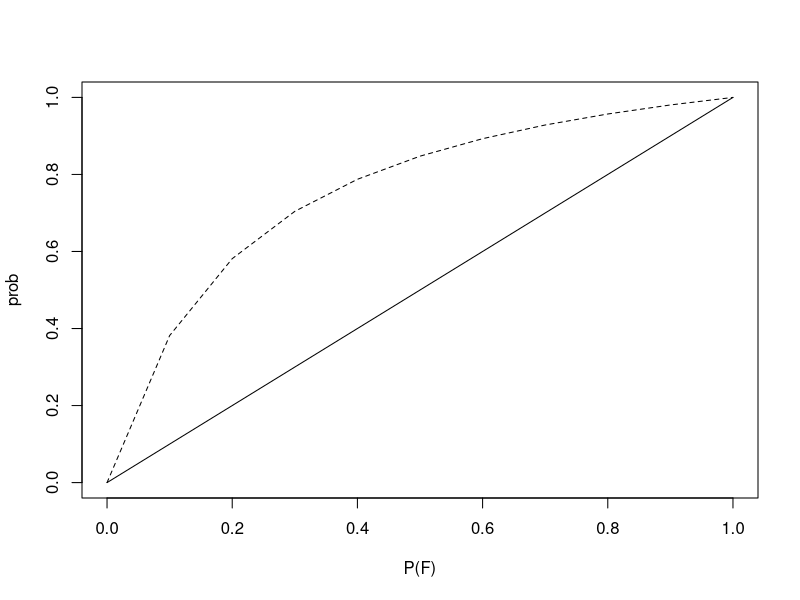
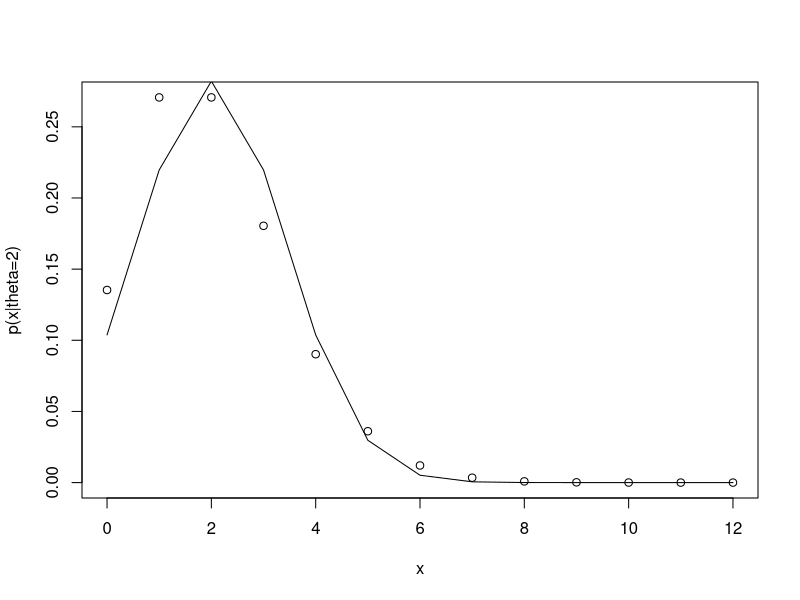
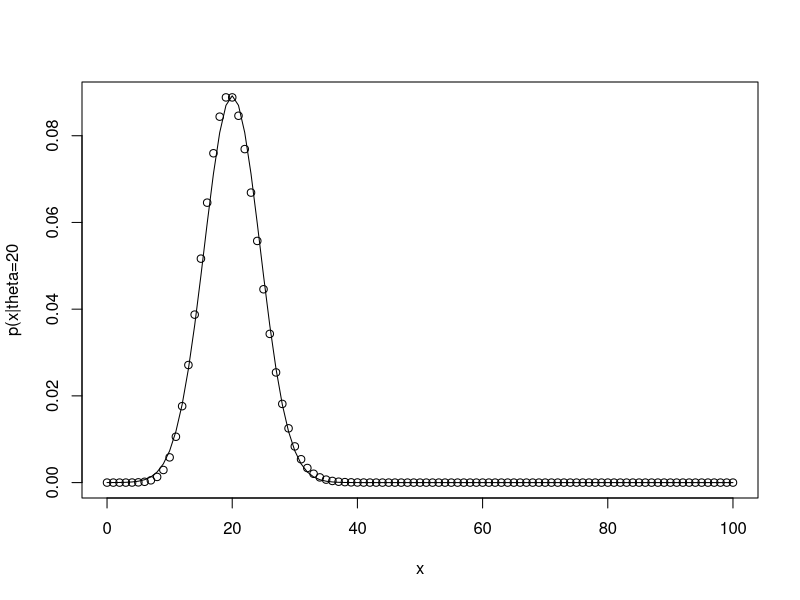
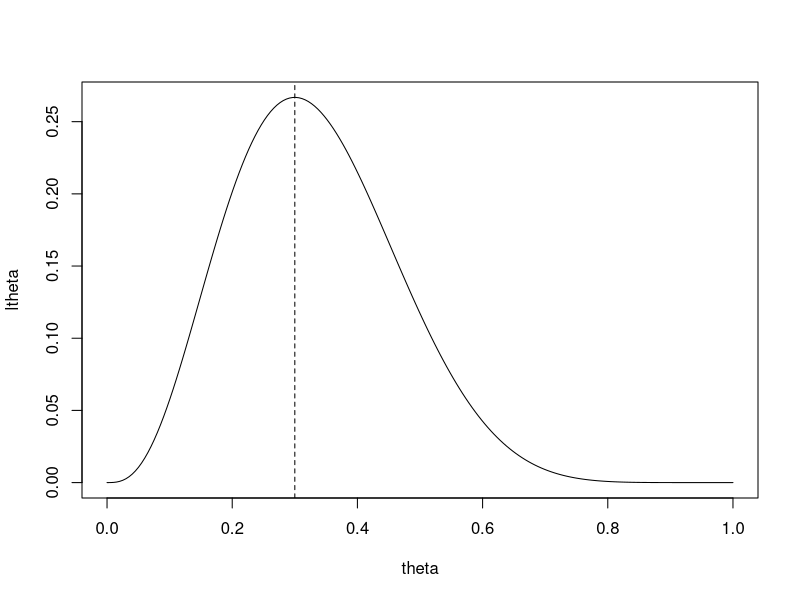
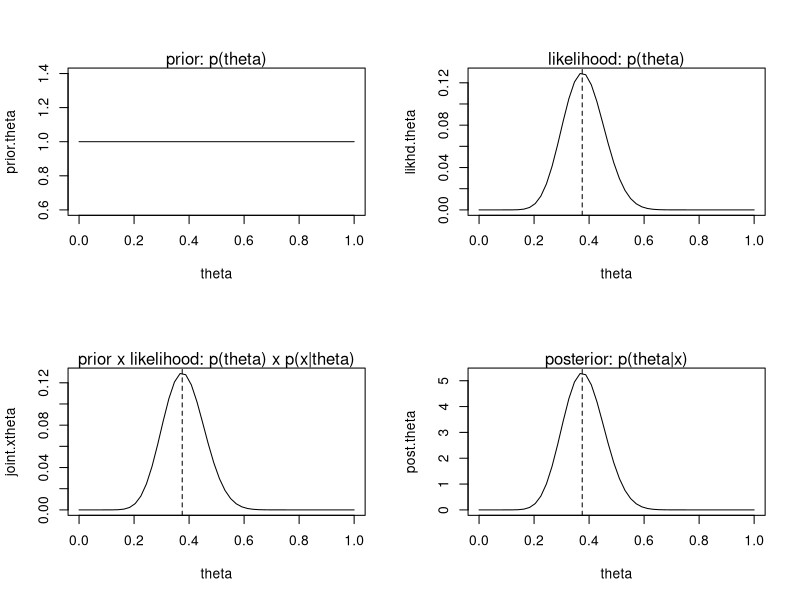
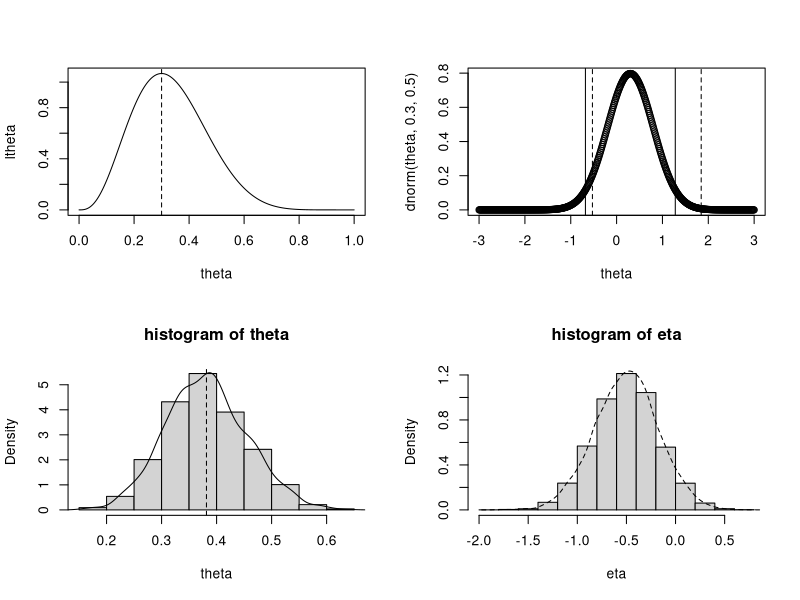
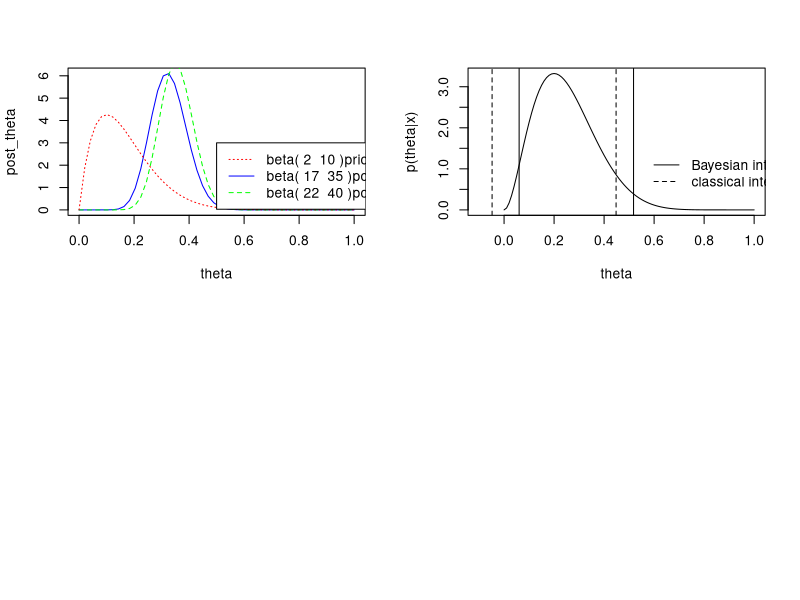

R code for these plots, in order:
# p.27
aa<-function(pf) {50*pf/(41*pf+9)}
x<-c(0:10)*0.1
x
prob<-aa(x)
plot(x,x,type = "l",xlab = "P(F)",ylab = "prob")
lines(x,prob,lty=2)

# p.31
post.prob<-function(s,prior){
  if(s==1){
    post<-0.95*prior/(0.95*prior+0.7*(1-prior)) # 사후확률1 
    # 기계가 이상 없을 때, 부품이 정상일 경우 0.95 , 기계가 이상할 떄 정상일 경우 0.7
  }
  else
    post<-0.05*prior/(0.05*prior+0.3*(1-prior)) #사후확률2 
    # 기계가 이상 없을 때, 부품이 비정상일 경우, 기계가 이상할때 비정상일 경우 0.3
} # 사전 사후 확률을 계속 곱해주는 함수 

prior<-c(1:13)
post<-c(1:12)
data<-c(1,0,1,1,1,1,1,1,1,0,1,0)
prob<-matrix(0,12,2)
prior[1]<-0.9
for(i in 1:12){
  post[i]<-post.prob(data[i],prior[i])
  prob[i,]<-c(prior[i],post[i])
  prior[i+1]<-post[i]
} #posterior 의 길이 만큼 반복해 줌 
prob

# 연습문제1 : 어느 도시에 거주하는 주민들 중 약 2%가 색맹이라고 하자. 
#  만약 색맹을 검사가 이때 옳게 판정할 확률(true positive), 아닌데 옳게 판정할 확률 0.001(false positive,1종오류)
#  이때의 수식은?
postProbEye<-function(e,prior){
  if(e==0.02){
    post<-0.98*prior/(0.98*prior+0.001*(1-prior)) # 사후확률1 
    # 무작위 주민이 색맹인 경우 0.02*0.98 , false positive - 0.98*0.001
  }
  else
    post<-0.02*prior/(0.02*prior+0.999*(1-prior)) #사후확률2 
  # 무작이 주민이 색맹인데 검사x(2종오류), 아닌데 검사x(false negative) 
} # 사전 사후 확률을 계속 곱해주는 함수 

prior<-c(1:2)
post<-c(1:1)
data<-c(0.02,0.02)
prob<-matrix(0,2,2)
prior[1]<-0.02
for(i in 1:2){
  post[i]<-post.prob(data[i],prior[i])
  prob[i,]<-c(prior[i],post[i])
  prior[i+1]<-post[i]
} #posterior 의 길이 만큼 반복해 줌 
prob # 1,2번째 다 양성일 경우
# 1번 환자는 사전확률 0.02 사후확률 0.03으로 사후확률이 1.5배 크다(odds ratio)
# 2번 환자는 사전확률 0.03 사후확률 0.0005로 앞사람에 비해 오진가능성이 커서 사후확률이 적다

# 연슴문제2 ,p.32
# P(A|D) = P(D|A)*P(A) /[ P(D|A)*P(A) + P(D|!A=B)*P(!A=B) ] 
Pad = (4/10)*(2/3) / ( (4/10)*(2/3) + (7/10)*(1/3)); Pad
#  P(B|D) = P(D|B)*P(B) /[ P(D|A)*P(A) + P(D|B*P(B) ] 
Pbd = (7/10)*(1/3) / ( (4/10)*(2/3) + (7/10)*(1/3)); Pbd
Pad+Pbd

########## 3장 확률분포 ########

library("ggplot2")
par(mflow=c(1,2))
x<-c(0:12)
plot(x,dpois(x,2),xlab = "x",ylab = "p(x|theta=2)")
lines(x,dnorm(x,2,sqrt(2)),lty=1)
x<-c(0:100)
plot(x,dpois(x,20),xlab = "x",ylab = "p(x|theta=20")
lines(x,dnorm(x,20,sqrt(20)),lty=1)

#베르누이 시행의 우도함수 10번 중 p가 3일 때
theta=seq(0,1,length = 200)
ltheta=120*theta^3*(1-theta)^7
plot(theta,ltheta,type = "l")
abline(v=0.3,lty=2)

#이때 x고정일때 최대를 만들어주는 theta가 MLE

#########################################################
# 고전적 통계추론의 문제점
# 고전적 추론은 가상적인 반복시험을 반복하기 때문에 실제와는 다르다

theta=seq(0.1,0.9,0.1)
x=5;n=20
joint=theta**x*(1-theta)**(n-x)
s.joint=sum(joint)
post=joint/s.joint
post

# 이항분포에서의 베이지안 추론
# theta ~beta(a,b)
a=1; b=1
# X ~ B(n,theta)
n=40; x=15

theta = seq(0,1,length.out = 50)
prior.theta = dbeta(theta,a,b) #prior
likhd.theta = dbinom(x,n,theta)
joint.xtheta = prior.theta * likhd.theta
post.theta = dbeta(theta,a+x,b+n-x) # 음수가 되면 안그려짐 ,beta(16,26)

# 시각화
par(mfrow=c(2,2))
plot(theta,prior.theta,type = "l")
abline(v=(a-1)/(a-1+b-1),lty=2)
mtext("prior: p(theta)",side=3)

plot(theta,likhd.theta,type = "l")
abline(v=x/n,lty=2)
mtext("likelihood: p(theta)",side = 3)

plot(theta,joint.xtheta,type = "l")
abline(v=(a+x-1)/(a+b+n-2),lty=2)
mtext("prior x likelihood: p(theta) x p(x|theta)",side = 3)


plot(theta,post.theta,type = "l")
abline(v=(a+x-1)/(a+b+n-2),lty=2)
mtext("posterior: p(theta|x)",side = 3)

########## 4장 통계추론 ########

# 우도함수와 우도비
#  - 성공확률이 Θ인 베르누이 시행을 10번 반복할때 Θ의 우도함수는 L(Θ|x)  x가 3일때
theta <-seq(0,1,length=200)
ltheta<-(10*9*8/3*2*1)*theta^3*(1-theta)^7
plot(theta,ltheta,type="l")
abline(v=0.3,lty=2)

# 우도가 클수록 관측치 x로 미루어볼때 Θ의 참 값일 가능성이 큰데, 이를  Maximun Likelyhood Estimation 라고 한다. 
# Θ에 대한 추정치로 2개의  값을 비교할 때  우도함수의 비율을  종종 사용하며  이를 우도비 라고 한다.
# 우도비를 사용할때 충분통계량을 알면 유용한데, 모수 Θr가  벡터일 때  가장 차원이  작은 통계랑을 찾는 것이 중요한데 
#  이를 최소 충분통계량이라 한다.

#  -- 기본적인 베이지안 추론의 절차 ---
#    관심모수에 대한 이론,경험 등으로 사전분포를 정한다(잘 정해야함)
#    관측변수 X를 정하고 실험등을 통하여 관측값 x와 x의 조건부확률을 얻는다.
#    사전분포(prior)와 조건부확률을 통해 사후분포(posterior)를 구하고 추론에 사용한다.

#  베이지안 구간추정
#    주어진 신뢰구간에서 Θ 에 대한  사후밀도 값들이  높은 것들을 모으는 것이다.
#     ex) N(Θ,4)  분포로 부터 16개의 표본을  추출한 결과 표본평균은 0.3이었다. 
#          Θ에 대한 사전 분포로 1을  가정하고  사후분포로  유도하면 Θ의 사후분포는 N(0.3,1/4)     이때의  95%  베이지안  신뢰구간
theta<-seq(-3,3,length=500)
plot(theta,dnorm(theta,0.3,0.5),ldy=";")
abline(v=qnorm(c(0.049,0.999),0.3,0.5),lty=2)
abline(v=qnorm(c(0.025,0.975),0.3,0.5),lty=1)  # 더 좋은 신뢰구간 

# 하지만 복잡하기 때문에, 사후분위수를 찾아 대략적인 최대사후구간으로 사용한다.





#### 5. 이항분포에 대한 베이지안 추론#####

# 새로운 교육방법에 학생에게 영향을 줄 확률 세타.
# 이항 몬테카를로 방법 추론 (세타의 사후분포 추정)
theta <- rbeta(2000,x+a,n-x+b) #  ~ Beta(a,b)
hist(theta,prob=TRUE,main="histogram of theta")
lines(density(theta))
mean_theta<-mean(theta)
abline(v=mean_theta,lty=2)
# 상하위 2.5%씩 
quantile(theta,c(.025,.975))  # simulation quantiles
qbeta(c(.025,.975),x+a,n-x+b) # theoretical quantiles  , ~ Beta(a,b)

#simulation-based estimates
mean(theta); var(theta)
#theoretical estimates
(a+x)/(a+b+n); (a+x)*(b+n-x)/( (a+b+n+1)*(a+b+n)^2 )

# odds ratio inference
a=b=1
x=15;n=40
theta=rbeta(10000,a+x,b+n-x)
eta=log(theta/(1-theta))
hist(eta,prob=TRUE,main="histogram of eta")
lines(density(eta),lty=2)
mean_eta=mean(eta)
var_eta=var(eta)


# Beta(2,10)을 사전 분포로, Beta(17,35), Beta(22,40)을 비교해보자
theta <- seq(0,1,length=50)
a<-2; b<-10; x<-15;n<-40; z<-5; m<-10
prior_theta = dbeta(theta,a,b)
post_theta = dbeta(theta,x+a,n-x+b)
post2_theta = dbeta(theta,x+a+z,n-x+b+m-z)
plot(theta,post_theta,type = "l",col="blue")
lines(theta,post2_theta,lty=2,col="green")
lines(theta,prior_theta,lty=3,col="red")
legend(.5,3,legend=c(paste("beta(",a,"",b,")prior"),
                          paste("beta(",a+x,"",b+n-x,")posterior" ),
                          paste("beta(",a+x+z,"",b+n-x+m-z,")posterior")),      
                          lty=c(3,1,2)      ,col=c("red","blue","green")
        )
                          

# 베이지안 신뢰구간
#   세타의 사전분포로 균일 분포를 가정하고 이항관측치로 n=10,x=2 가 얻어졌을때 세타의
#   베이지안 신뢰구간을 구해보자. 이 경우 최대사후구가을 수리적으로 구하기는 어려우므로
#   누적확률 2.5%와 97.5%에 해당하는 구간을 대략적인 최대사후구간이라 하자
a=1;b=1
n=10; x=2
theta=seq(0,1,0.01)
plot(theta,dbeta(theta,a+x,n-x+b),type="l",xlim=c(-0.1,1),ylab="p(theta|x)")
bayes_CI=qbeta(c(0.025,.975),a+x,b+n-x) # beta 분포의 quantile
abline(v=qbeta(c(0.025,0.975),a+x,n-x+b))
p=x/n # uniformed distribution
freq_CI=c(p-1.96*sqrt(p*(1-p)/n),p+1.96*sqrt(p*(1-p)/n) ) 
abline(v=c(p-1.96*sqrt(p*(1-p)/n),p+1.96*sqrt(p*(1-p)/n) ),lty=2 )
legend(.55,1.5,legend = c(paste("Bayesian interval"),
                          paste("classical interval")),
       lty=c(1,2),bty="n")



### 9.사전분포 (prior) ####
# 사전분포가 있어도 모수에 대한 확률분포를 완벽하게 제공하는 경우는 없고,
# 편향된 사전분포가 여러개 그룹으로 존재할 수 있다
# 이럴 경우를 대비하여, 로버스트(이상치에 강건)한지 확인필요

# 9-1. 무정보 사전분포
# 0과 1사이의 실수값에 같은 확률값을 부여하는 유니폼분포를 사용

### 9-2 부적합 사전분포 ###
# 모수공간이 무한할 경우(적분값이 무한)인 경우를 부적합 사전분포라 한다

### 9.3 변환불변 사전분포 ###
# 위치변환에  대하여 불변성(invariance)를 갖는 사전밀도함수는 이것이다

### 9.4 제프리 사전밀도함수 ###
# 피셔의 상수정보를 알때, 제프리 사전밀도함수가 나옴
# 임의변환에 대하여 불변성을 지님

### 9.5 공액사전분포 ####
# 사전 사후 분포가 같은 분포형태를 
